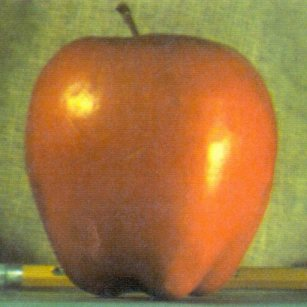
//> input picture Sheet02/images/apple.jpg, 307 x 307 px
$ ./sheet01 ../../Sheet02/images/apple.jpg   (built with g++ and OpenCV 4)
//> lines starting //> are read from the running program, lines starting //| are printed output that depends on the picture
#include <iostream>
#include <string>
#include <vector>
#include <opencv2/opencv.hpp>
#include <math.h>

using namespace std;
using namespace cv;

int main(int argc, char** argv) {

//	==================== Load image =========================================
  	// Read the image file - bonn.png is of type CV_8UC3
	const Mat bonn = imread(argv[1], IMREAD_COLOR);
//> bonn is the input picture: 307 rows x 307 cols, CV_8UC3; mean B, G, R 64.8, 119.6, 159

	// Create gray version of bonn.png
	Mat bonn_gray;
	cvtColor(bonn, bonn_gray, CV_BGR2GRAY);
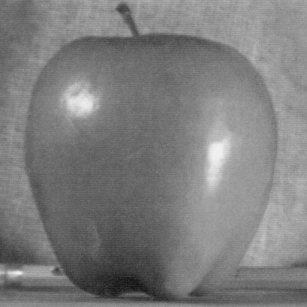
//> bonn_gray: 307 rows x 307 cols, CV_8UC1; min 15, max 243, mean 125.2
//	=========================================================================
//	==================== Solution of task 1 =================================
//	=========================================================================
	cout << "Task 1:" << endl;
	//====(a)==== draw random rectangles ====

	// Create a copy of the input image to draw the rectangles into
	Mat img_task1;
	bonn_gray.copyTo(img_task1);

	// Create a random number generator
	RNG rng(getTickCount());
	Rect rects[100];
	for (auto& r : rects) {
		// Random coordinates of the rectangle
		const int x1 = rng.uniform(0, bonn_gray.cols);
		const int x2 = rng.uniform(0, bonn_gray.cols);
		const int y1 = rng.uniform(0, bonn_gray.rows);
		const int y2 = rng.uniform(0, bonn_gray.rows);

        // set points to the top-left corner
        r = Rect(Point(x1, y1), Point(x2,y2));

        // Draw the rectangle into the image "img_task1"
        rectangle(img_task1, r.tl(), r.br(), Scalar(255,255,255));

	}
    // Display the image "img_task1" with the rectangles
    namedWindow("Task1: (a) draw random rectangles", WINDOW_AUTOSIZE);
    imshow("Task1: (a) draw random rectangles", img_task1);
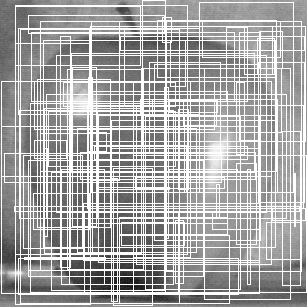
//> window 'Task1: (a) draw random rectang': 307 rows x 307 cols, CV_8UC1; min 17, max 255, mean 168.7

	//====(b)==== summing up method ====
	// Variables for time measurements
	int64_t tick, tock;
	double sumOfPixels;
    double sumOfPixelsPerRect;
	// Measure the time
	tick = getTickCount();

	// Repeat 10 times
	for (size_t n = 0; n < 10; ++n) {
		sumOfPixels = 0.0;
        sumOfPixelsPerRect = 0.0;
		for (auto& r : rects) {
			for (int y = r.y; y < r.y + r.height; ++y) {
				for (int x = r.x; x < r.x+r.width; ++x) {
				  	//TODO: Sum up all pixels at "bonn_gray.at<uchar>(y,x)" inside the rectangle and store it in "sumOfPixels"
					// ...
                    sumOfPixels += bonn_gray.at<uchar>(y,x);
                    sumOfPixelsPerRect++;
				}
			}
		}
	}
//> after the loop, sumOfPixels = 119690849; sumOfPixelsPerRect = 974741
    // normalize
    sumOfPixels /= sumOfPixelsPerRect;
//> sumOfPixels = 122.8

	tock = getTickCount();
	cout << "Summing up each pixel gives " << sumOfPixels << " computed in " << (tock-tick)/getTickFrequency() << " seconds." << endl;

	// //====(c)==== integral image method - using OpenCV function "integral" ====

    // Measure the time
    tick = getTickCount();

    Mat rectIntegral;
    integral(bonn_gray, rectIntegral, bonn_gray.depth());
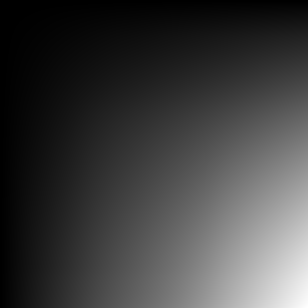
//> rectIntegral: 308 rows x 308 cols, CV_32SC1; min 0, max 11798139, mean 2923181.9; drawn with min black and max white

    double meanIntegrals;
    for (size_t n = 0; n < 10; ++n) {
        meanIntegrals = 0.0;
        for (auto& r : rects) {
            //cout << "Point " << r.tl() << " - " << r.br() << " : " << r.width << " , "<< r.height << endl;


            //      .       .
            //      .       .
            // .....D-------C
            //      |       |
            // .....B-------A


            meanIntegrals +=  ((double)( rectIntegral.at<int>(r.br())                         // A
                                - rectIntegral.at<int>(Point(r.tl().x, r.tl().y + r.height))  // B
                                - rectIntegral.at<int>(Point(r.tl().x + r.width, r.tl().y))   // C
                                + rectIntegral.at<int>(r.tl())                                // D
                                )/(double)(r.height*r.width));

        }
    }
//> after the loop, meanIntegrals = 12484.5
    // normalize
    meanIntegrals /= (double)(sizeof(rects)/(double)sizeof(*rects));
//> meanIntegrals = 124.8

    tock = getTickCount();
    cout << "computing an integral image gives " << meanIntegrals << " computed in " << (tock-tick)/getTickFrequency() << " seconds." << endl;


	//====(d)==== integral image method - custom implementation====
	//TODO: implement your solution here
	// ...

    tick = getTickCount();

    //initalize a new matrix for computing the integral matrix
    //Mat integralImage = Mat::zeros(bonn_gray.size().height, bonn_gray.size().width, bonn_gray.type());
    Mat integralImage;
    integralImage = Mat::zeros(bonn_gray.rows+1, bonn_gray.cols+1, 4);
     //iterate through the original gray image
    for (int i=0; i < integralImage.rows; ++i) {
        for (int j=0;  j < integralImage.cols; ++j) {
            if (i != 0 && j != 0) {
                integralImage.at<int>(i,j) = bonn_gray.at<uchar>(i - 1, j - 1);
            }

            if (i == 0) {
                integralImage.at<int>(i,j) = 0;
            } else {
                integralImage.at<int>(i,j) += integralImage.at<int>(i-1, j);
            }

            if (j == 0) {
                integralImage.at<int>(i,j) = 0;
            } else {
                integralImage.at<int>(i,j) += integralImage.at<int>(i  , j-1);
            }
            if (i != 0 && j != 0) {
                integralImage.at<int>(i,j) -= integralImage.at<int>(i-1, j-1);
            }

        }
    }


    //The same like task c)

    //double meanIntegrals;
    for (size_t n = 0; n < 10; ++n) {
        meanIntegrals = 0.0;
        for (auto& r : rects) {
            //cout << "Point " << r.tl() << " - " << r.br() << " : " << r.width << " , "<< r.height << endl;


            //      .       .
            //      .       .
            // .....D-------C
            //      |       |
            // .....B-------A


            meanIntegrals +=  ((double)( integralImage.at<int>(r.br())                         // A
                                - integralImage.at<int>(Point(r.tl().x, r.tl().y + r.height))  // B
                                - integralImage.at<int>(Point(r.tl().x + r.width, r.tl().y))   // C
                                + integralImage.at<int>(r.tl())                                // D
                                )/(double)(r.height*r.width));

        }
    }
//> after the loop, meanIntegrals = 12484.5
    // normalize
    meanIntegrals /= (double)(sizeof(rects)/(double)sizeof(*rects));
//> meanIntegrals = 124.8

    tock = getTickCount();
    cout << "computing an integral image gives " << meanIntegrals << " computed in " << (tock-tick)/getTickFrequency() << " seconds." << endl;

    waitKey(0); // waits until the user presses a button and then continues with task 2 -> uncomment this
    destroyAllWindows(); // closes all open windows -> uncomment this

//	=========================================================================
//	==================== Solution of task 2 =================================
//	=========================================================================
	cout << "Task 2:" << endl;


	//====(a)==== Histogram equalization - using opencv "equalizeHist" ====
	Mat ocvHistEqualization;
    equalizeHist(bonn_gray, ocvHistEqualization);
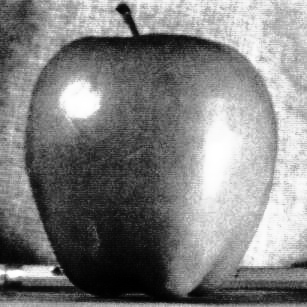
//> ocvHistEqualization: 307 rows x 307 cols, CV_8UC1; min 0, max 255, mean 128.9

	//====(b)==== Histogram equalization - custom implementation ====
	Mat myHistEqualization(bonn_gray.size(), bonn_gray.type());

	// Count the frequency of intensities
	Vec<double,256> hist(0.0);
	for (int y=0; y < bonn_gray.rows; ++y) {
		for (int x=0;  x < bonn_gray.cols; ++x) {
			++hist[bonn_gray.at<uchar>(y,x)];
		}
	}
	// Normalize vector of new intensity values to sum up to a sum of 255
	hist *= 255. / sum(hist)[0];

	// Compute integral histogram - representing the new intensity values
	for (size_t i=1; i < 256; ++i) {
		hist[i] += hist[i-1];
	}

    // Fill the matrix "myHistEqualization" -> replace old intensity values with new intensities taken from the integral histogram
    for (int y=0; y < bonn_gray.rows; ++y) {
        for (int x=0;  x < bonn_gray.cols; ++x) {
            myHistEqualization.at<uchar>(y,x) = hist[bonn_gray.at<uchar>(y,x)];
        }
    }

    // Show the results of (a) and (b)
    imshow("original", bonn_gray);
    namedWindow("Task2: (a) with equalizeHist", WINDOW_AUTOSIZE);
    imshow("Task2: (a) with equalizeHist", ocvHistEqualization);
    namedWindow("Task2: (b) without equalizeHist", WINDOW_AUTOSIZE);
    imshow("Task2: (b) without equalizeHist", ocvHistEqualization);

	//====(c)==== Difference between openCV implementation and custom implementation ====
    // Compute absolute differences between pixel intensities of (a) and (b) using "absdiff"

    Mat diff;
    absdiff(myHistEqualization, ocvHistEqualization, diff);
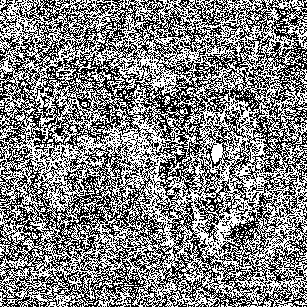
//> diff: 307 rows x 307 cols, CV_8UC1; values 0 (black) and 1 (white), 51.1% white; black in thin lines or dots
    double minVal, maxVal;
    minMaxLoc(diff, &minVal, &maxVal);
//> minVal = 0; maxVal = 1
    cout << "maximum pixel error: " << maxVal << endl;
//| maximum pixel error: 1

    waitKey(0);
    destroyAllWindows();

//	=========================================================================
//	==================== Solution of task 4 =================================
//	=========================================================================
	cout << "Task 4:" << endl;
	Mat img_gb;
	Mat img_f2D;
	Mat img_sepF2D;
	const double sigma = 2. * sqrt(2.);

    //  ====(a)==== 2D Filtering - using opencv "GaussianBlur()" ====
	tick = getTickCount();

    GaussianBlur(bonn_gray, img_gb, Size(0,0), sigma);

	tock = getTickCount();
	cout << "OpenCV GaussianBlur() method takes " << (tock-tick)/getTickFrequency() << " seconds." << endl;


    //  ====(b)==== 2D Filtering - using opencv "filter2D()" ====
	// Compute gaussian kernel manually
	const int k_width = 3.5 * sigma;
	tick = getTickCount();
//> (the run ends here: the program needs code that is not available in this run, at `Matx<float, 2*k_width+1, 2*k_width+1> kernel2D;`)
